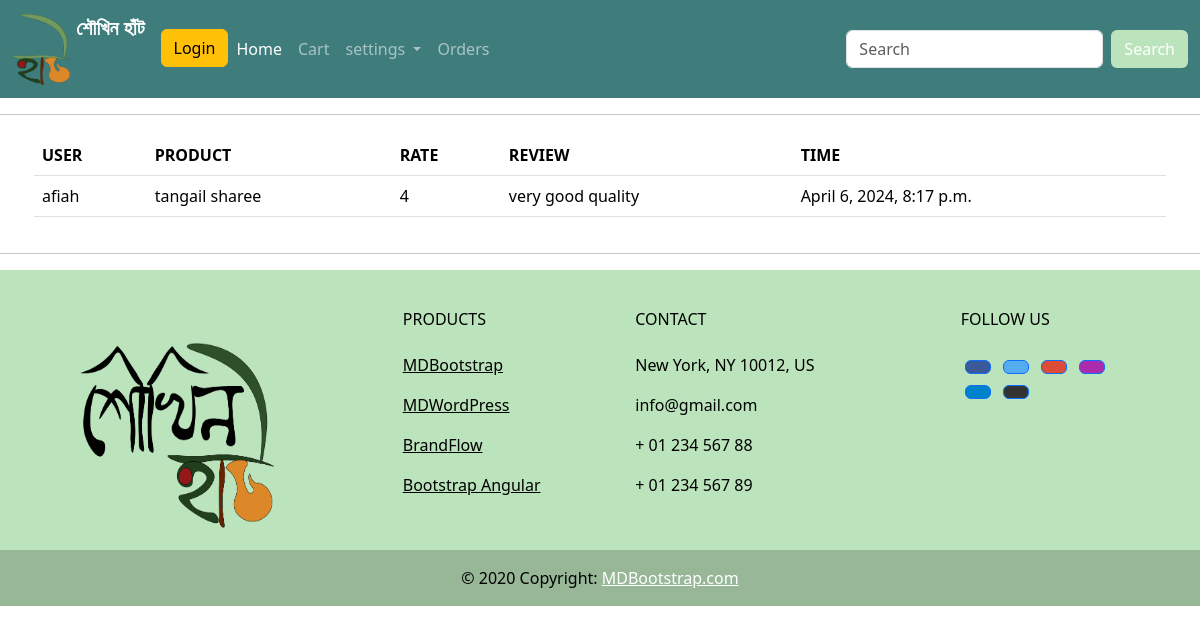
The app's page /add_rating/product_rating/9/, older data.
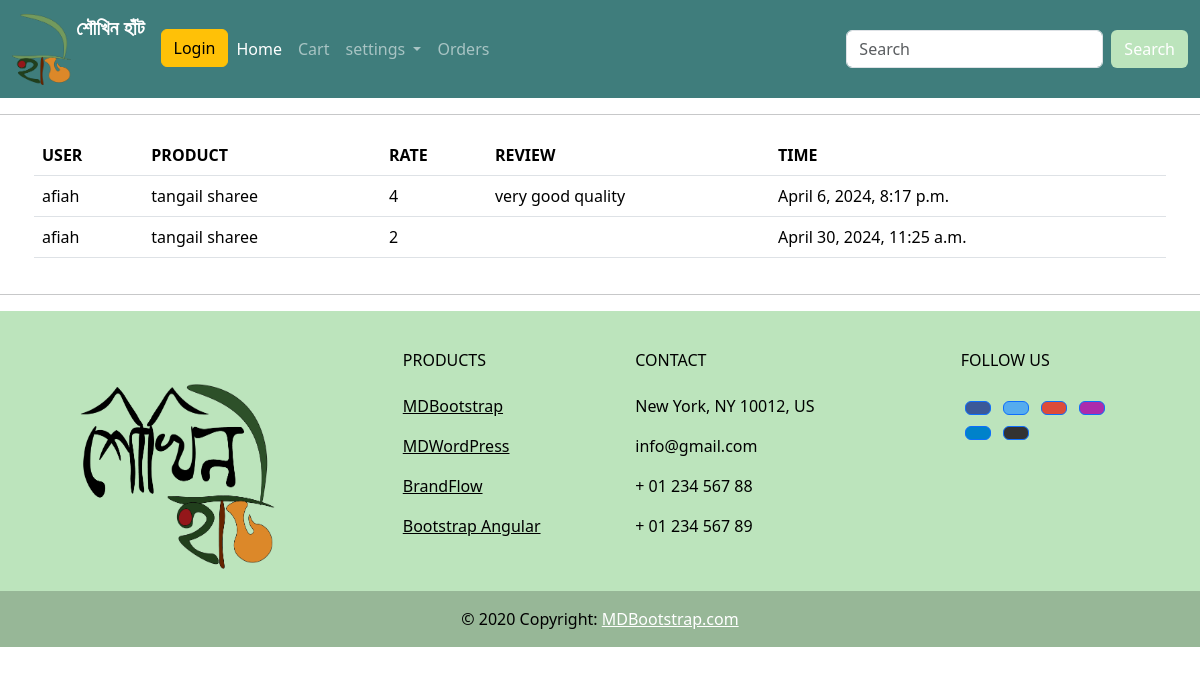
The same page, newer data.
### shoukhin/models.py (models this page shows, shortened)
class Rating(models.Model):
    user = models.ForeignKey(User, on_delete=models.CASCADE)
    product = models.ForeignKey('Product', on_delete=models.CASCADE)
    rating = models.IntegerField(choices=[(i, str(i)) for i in range(1, 6)],blank=True, null=True)
    review = models.TextField(max_length=400,blank=True, null=True)
    created_at = models.DateTimeField(auto_now_add=True)

class product(models.Model):
    CATEGORY_CHOICES = CATEGORY_CHOICES = [
        ('jute', 'Jute'),
        ('clothing', 'Clothing'),
        ('jewellery', 'Jewellery'),
        ('food', 'Food'),
        ('home_decor', 'Home Decor'),
        ('pottery', 'Pottery'),
        ('nakshi_kantha', 'Nakshi Kantha'),
        ('others', 'Others'),
    ]
    name = models.CharField(max_length=200)
    price = models.IntegerField()
    description = models.TextField(blank=True,null=True)
    measurements = models.CharField(max_length=300)
    category = models.CharField(max_length=100, choices=CATEGORY_CHOICES, default='others')
    image = models.ImageField(upload_to='static/images', blank=True, null=True, default='static/images/default_no_img.jfif')
    stock = models.IntegerField(default=0)
    def __str__(self):
        return self.name

### shoukhin/views.py (the view)
# urls.py: path('add_rating/product_rating/<int:id>/', s_view.product_rating, name='product_rating'),
def product_rating(request,id):
    rate = Rating.objects.filter(product_id= id)
    context={
        'Rating':rate,
    }
    return  render(request,template_name='body/product_rating.html',context=context)

### shoukhin/template/body/product_rating.html
{% extends 'body/main.html' %}
{% load static %}
{% block content %}
<table class="table">
  <thead class="thead-dark">
    <tr>
      <th scope="col">USER</th>
      <th scope="col">PRODUCT</th>
      <th scope="col">RATE</th>
      <th scope="col">REVIEW</th>
      <th scope="col">TIME</th>
    </tr>
  </thead>
  <tbody>
    {% for r in Rating %}
    <tr>
      <td>{{ r.user }}</td>
      <td>{{ r.product }}</td>
      <td>{{ r.rating }}</td>
      <td>{{ r.review }}</td>
      <td>{{ r.created_at }}</td>
    </tr>
    {% empty %}
    <tr>
      <td colspan="5">No ratings found for this product.</td>
    </tr>
    {% endfor %}
  </tbody>
</table>
{% endblock %}

Row changes from the older to the newer data that the page shows:
added Rating: user "afiah", product "tangail sharee", rating "2", created_at "April 30, 2024, 11:25 a.m."
